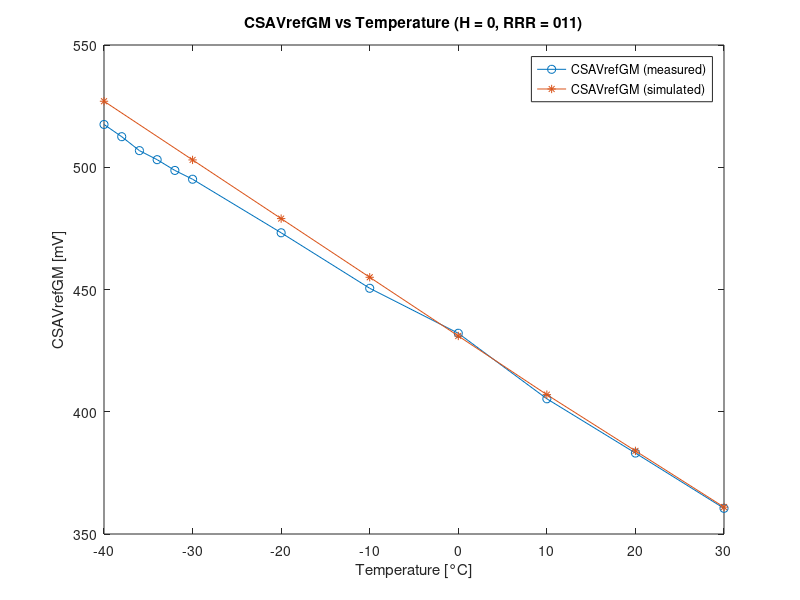
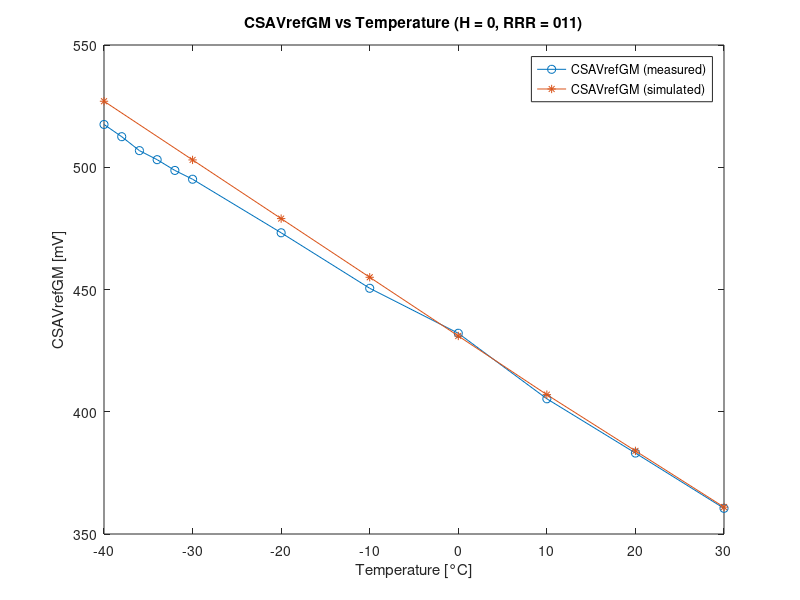
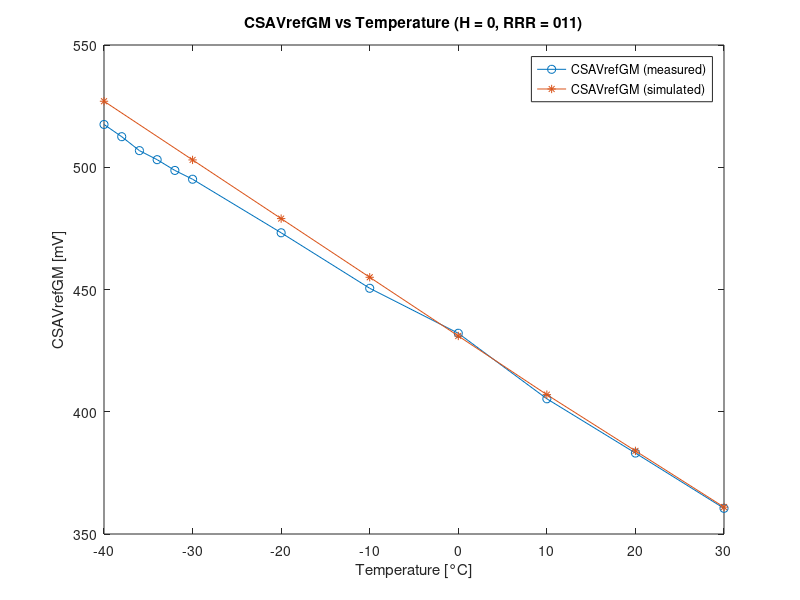
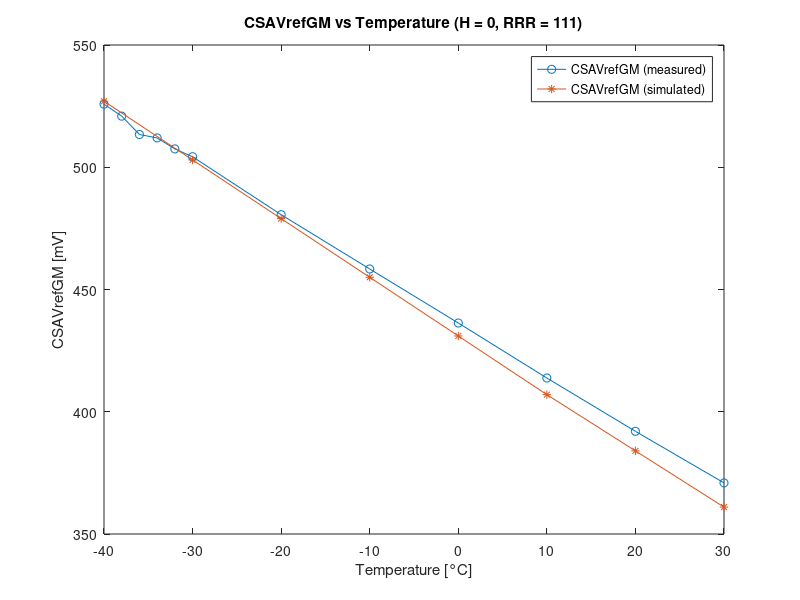

Source code (MATLAB) for these figures, in order:
%% CSAVREFGM [mV] during testing vs temperature (H = 0, RRR = 011)

clear; clc;
CSAVREFGM_011 = flip([360.5 383.1 405.3 432.1 450.5 473.2 495.1 498.7 503.1 506.8 512.5 517.5]); % measured with H=0 during testing
CSAVREFGM_sim = [527, 503, 479, 455, 431, 407, 384, 361]; % simulated
X_temp = [-40 -38 -36 -34 -32 -30 -20 -10 0 10 20 30];
X_sim = [-40 -30 -20 -10 0 10 20 30];

f = figure('visible','off');

plot(X_temp, CSAVREFGM_011, '-o', X_sim, CSAVREFGM_sim, '-*')
title("CSAVrefGM vs Temperature (H = 0, RRR = 011)");
xlabel('Temperature [°C]');
ylabel('CSAVrefGM [mV]');
legend('CSAVrefGM (measured)', 'CSAVrefGM (simulated)', 'Location','northeast');
savefig('fig/csavrefgm_temperature_0011.fig')
exportgraphics(gcf,'pdf/csavrefgm_temperature_0011.pdf','ContentType','vector');
exportgraphics(gcf,'eps/csavrefgm_temperature_0011.eps','ContentType','vector');



%% CSAVREFGM [mV] during testing vs temperature (H = 0, RRR = 111)

CSAVREFGM_111 = flip([370.9 392.0 413.8 436.3 458.4 480.6 504.3 507.5 512.0 513.4 520.9 525.8]); % measured with H=0 during testing
CSAVREFGM_sim = [527, 503, 479, 455, 431, 407, 384, 361]; % simulated
X_temp = [-40 -38 -36 -34 -32 -30 -20 -10 0 10 20 30];
X_sim = [-40 -30 -20 -10 0 10 20 30];

f = figure('visible','off');

plot(X_temp, CSAVREFGM_111, '-o', X_sim, CSAVREFGM_sim, '-*')
title("CSAVrefGM vs Temperature (H = 0, RRR = 111)");
xlabel('Temperature [°C]');
ylabel('CSAVrefGM [mV]');
legend('CSAVrefGM (measured)', 'CSAVrefGM (simulated)', 'Location','northeast');
savefig('fig/csavrefgm_temperature_0111.fig')
exportgraphics(gcf,'pdf/csavrefgm_temperature_0111.pdf','ContentType','vector');
exportgraphics(gcf,'eps/csavrefgm_temperature_0111.eps','ContentType','vector');



%% CSAVREFGM [HRRR = 0011] vs CSAVREFGM [HRRR = 0111] vs simulation

f = figure('visible','off');

plot(X_temp, CSAVREFGM_011, '-o', X_temp, CSAVREFGM_111, '-o', X_sim, CSAVREFGM_sim, '-*')
title("CSAVrefGM");
xlabel('Temperature [°C]');
ylabel('CSAVrefGM [mV]');
legend('HRRR = (0011)_2', 'HRRR = (0111)_2', 'Simulated HRRR = (0011)_2', 'Location','northeast');
savefig('fig/csavrefgm_RRR_011_111.fig')
exportgraphics(gcf,'pdf/csavrefgm_RRR_011_111.pdf','ContentType','vector')
exportgraphics(gcf,'eps/csavrefgm_RRR_011_111.eps','ContentType','vector')


%% CSAVREFGM [mV] during testing vs RRR bits configuration @ -40°C (H=0)

clear; clc;
CSAVREFGM_H0 = [510.1 512.3 515.1 517.4 519.8 521.8 524.0 525.9]; % measured at -40°C with H=0
X = [1:1:8];

f = figure('visible','off');

plot(X, CSAVREFGM_H0, '-o')
title("CSAVrefGM vs RRR bits configuration @ -40°C (bit H = 0)");
xticklabels({'000', '001', '010', '011', '100', '101', '110', '111'})
xlabel('RRR bits');
ylabel('CSAVrefGM [mV]');
savefig('fig/csavrefgm_RRR_-40C_H0.fig')
exportgraphics(gcf,'pdf/csavrefgm_RRR_-40C_H0.pdf','ContentType','vector');
exportgraphics(gcf,'eps/csavrefgm_RRR_-40C_H0.eps','ContentType','vector');



%% CSAVREFGM [mV] during testing vs RRR bits configuration @ -40°C (H=1)

CSAVREFGM_H1 = [540.3 541.6 543.3 544.5 545.8 547.1 548.7 549.9]; % measured at -40°C with H=1

f = figure('visible','off');

plot(X, CSAVREFGM_H1, '-o')
title("CSAVrefGM vs RRR bits configuration @ -40°C (bit H = 0)");
xticklabels({'000', '001', '010', '011', '100', '101', '110', '111'})
xlabel('RRR bits');
ylabel('CSAVrefGM [mV]');
savefig('fig/csavrefgm_RRR_-40C_H1.fig')
exportgraphics(gcf,'pdf/csavrefgm_RRR_-40C_H1.pdf','ContentType','vector');
exportgraphics(gcf,'eps/csavrefgm_RRR_-40C_H1.eps','ContentType','vector');


%% CSAVREFGM [mV] vs RRR bits @ -40°C (H=0 vs H=1)

f = figure('visible','off');

plot(X, CSAVREFGM_H0, '-o', X, CSAVREFGM_H1, '-o')
title("CSAVrefGM vs RRR bits configuration @ -40°C");
xticklabels({'000', '001', '010', '011', '100', '101', '110', '111'})
xlabel('RRR bits');
ylabel('CSAVrefGM [mV]');
legend('H = 0', 'H = 1','Location','southeast')
savefig('fig/csavrefgm_RRR_-40C_H0H1.fig')
exportgraphics(gcf,'pdf/csavrefgm_RRR_-40C_H0H1.pdf','ContentType','vector');
exportgraphics(gcf,'eps/csavrefgm_RRR_-40C_H0H1.eps','ContentType','vector');